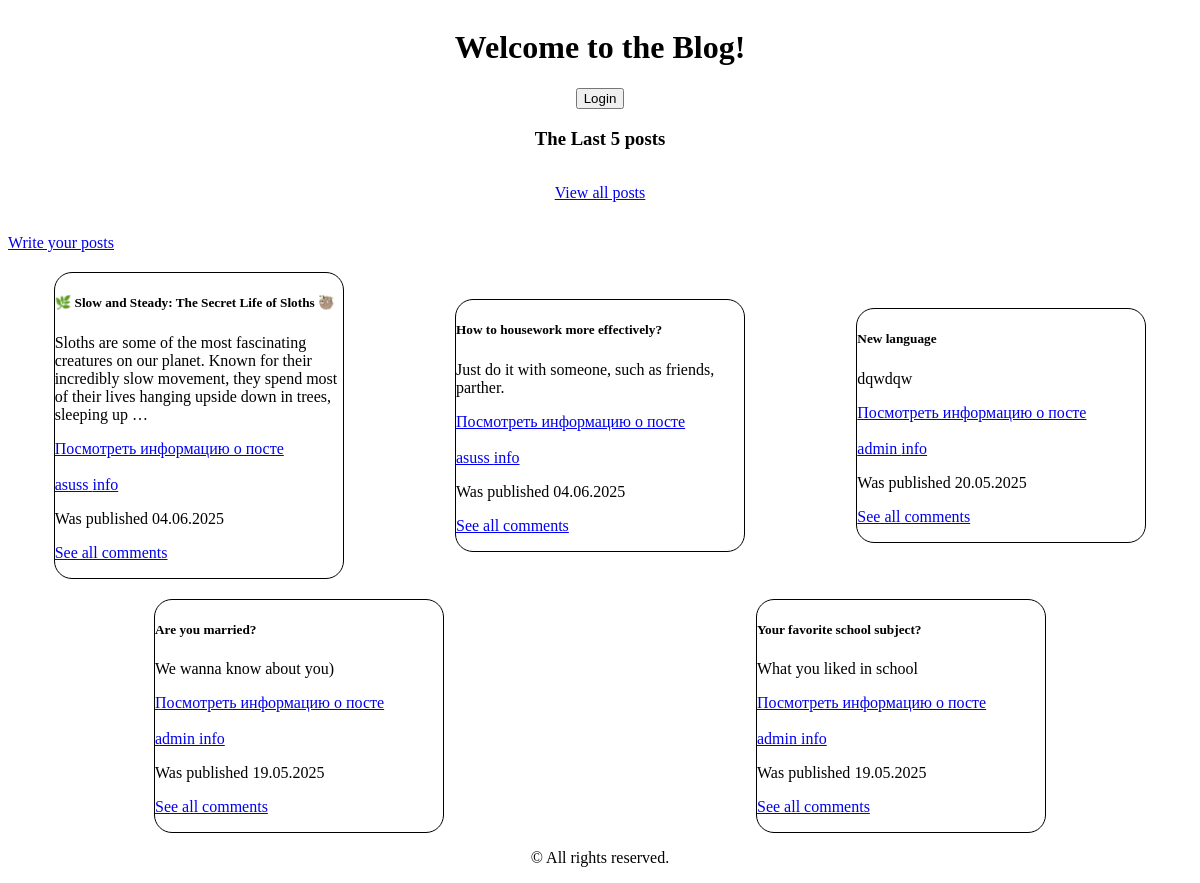
/blog/, run on an earlier commit of the app's database.
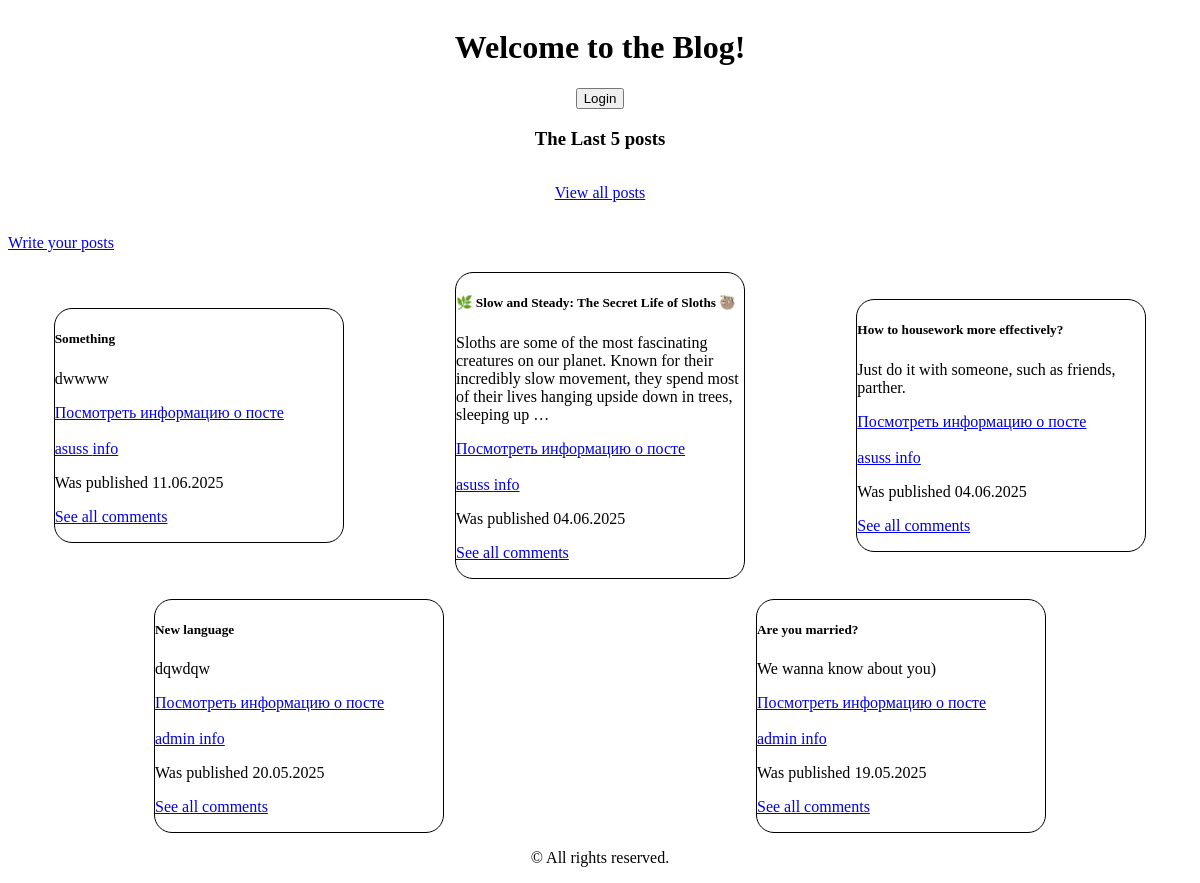
And on a later commit of the database.
### blog/models.py (models this page shows, shortened)
class Post(models.Model):
    title = models.CharField(max_length=100)
    content = models.TextField()
    author = models.ForeignKey(Prof, on_delete=models.CASCADE)
    created_time = models.DateTimeField(auto_now=True)

class Prof(models.Model):
    user = models.OneToOneField(User, on_delete=models.CASCADE)
    bio = models.TextField(blank=True)
    phone = models.CharField(max_length=20, blank=True)

### blog/views.py (the view)
# urls.py: path('', views.IndexView.as_view(), name='index'),
class IndexView(TemplateView):
    template_name = 'blog/index.html'
    def get_context_data(self, **kwargs):
        context = super().get_context_data(**kwargs)
        context['posts'] = Post.objects.all()
        context['users'] = User.objects.all()
        context['user'] = self.request.user
        context['rever_posts'] = list(Post.objects.all())[::-1][:5]
        return context

### templates/blog/index.html (shortened to what this page needs)
<!DOCTYPE html>
<html lang="en">
<head>
    {%load static%}
    <link rel="stylesheet" href="{% static 'blog.css' %}">
</head>
<body>
    {% if user.is_authenticated %}
        <div class="df">
            <h1>Welcome, {{ user.username }}!</h1>
            <form method="post" action="{% url 'blog:logout'%}">
                {% csrf_token %}
                <button type="submit">Logout</button>
            </form>
            <p><a href="{% url 'blog:password_change'%}">Change password</a></p>
            <h3>All posts</h3>
        </div>
        <p><a href="{%url 'blog:postForm'%}">Write your posts</a></p>
    <div class="cards">
        {%for p in posts%}
            <div class="card">
                <div class="card-body">
                    <h5 class="card-title">{{p.title}}</h5>
                    <p class="card-text">{{p.content|truncatewords:30}}</p>
                    <a href="{% url 'blog:post' p.author.user.username p.title %}" class="btn btn-primary">Посмотреть информацию о посте</a> <br><br>
                    <a href="{% url 'blog:user' p.author.user.username %}">{{p.author.user.username}} info</a>
                    <p>Was published {{p.created_time|date:"d.m.Y"}}</p>
                    <p><a href="{% url 'blog:postComment' p.author.user.username p.title%}">See all comments</a></p>
                </div>
            </div>
        {%endfor%}
    </div>
    <div class="">
    </div>
    {% else %}
        <div class="df">
            <h1>Welcome to the Blog!</h1>
            <form method="post" action="{% url 'blog:login'%}">
                <button type="submit">Login</button>
            </form>
            <h3>The Last 5 posts</h3>
            <p><a href="{%url 'blog:login'%}">View all posts</a></p>
        </div>
        <p><a href="{%url 'blog:login'%}">Write your posts</a></p>
        <div class="cards">
            {%for p in rever_posts%}
                <div class="card">
                    <div class="card-body">
                        <h5 class="card-title">{{p.title}}</h5>
                        <p class="card-text">{{p.content|truncatewords:30}}</p>
                        <a href="{% url 'blog:post' p.author.user.username p.title %}" class="btn btn-primary">Посмотреть информацию о посте</a> <br><br>
                        <a href="{% url 'blog:user' p.author.user.username %}">{{p.author.user.username}} info</a>
                        <p>Was published {{p.created_time|date:"d.m.Y"}}</p>
                        <p><a href="{% url 'blog:postComment' p.author.user.username p.title%}">See all comments</a></p>
                    </div>
                </div>
            {%endfor%}
        </div>
    {% endif %}
    <footer>
        <p>© All rights reserved.</p>
    </footer>
</body>
</html>

What changed in the data, as far as the page shows it:
no longer on this page (row unchanged): Post: title "Your favorite school subject?", content "What you liked in school", author.user.username "admin", created_time "19.05.2025"
added Post: title "Something", content "dwwww", author.user.username "asuss", created_time "11.06.2025"
